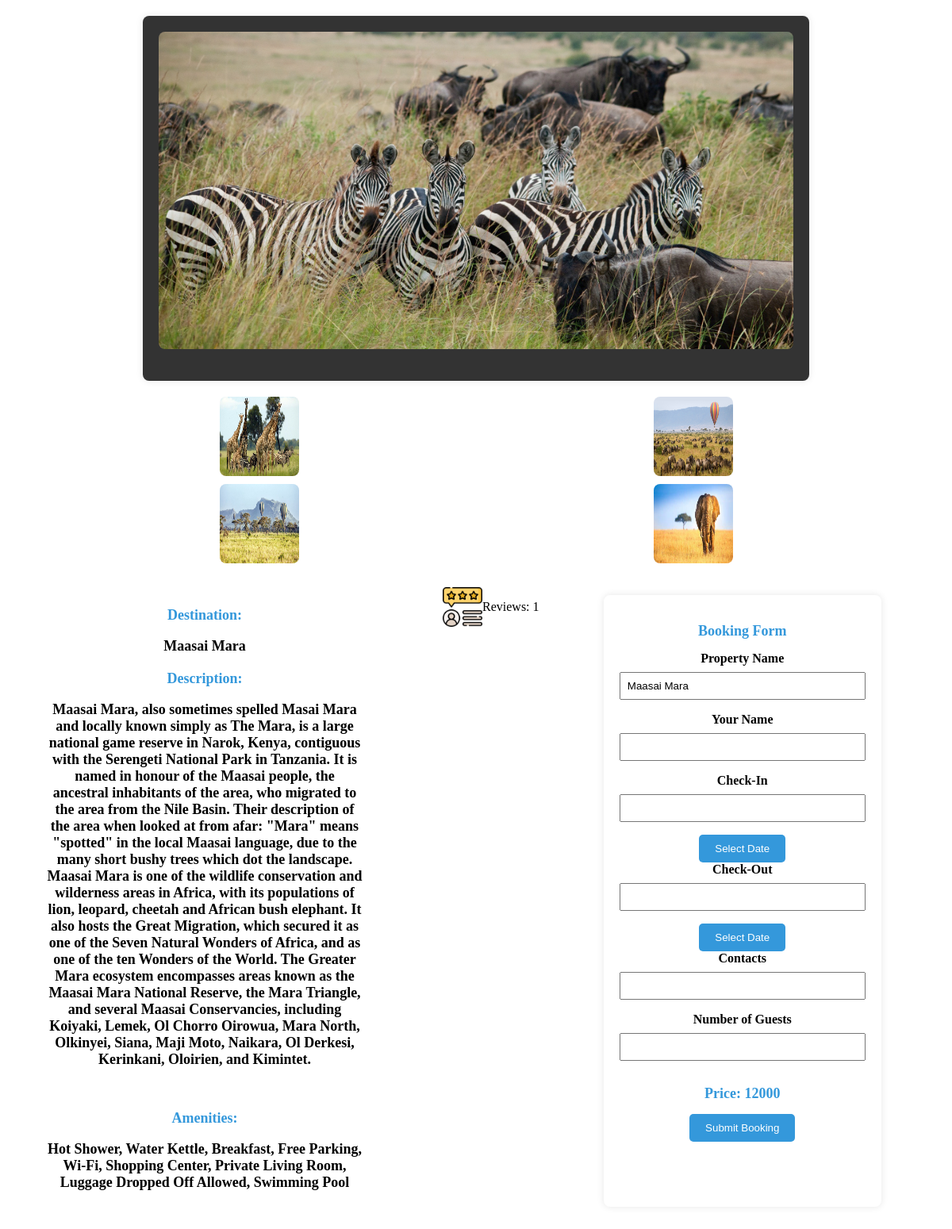
/booking_destination/ (signed in), run on the app's committed database.
### tables this page shows
CREATE TABLE destinations (
            id INTEGER PRIMARY KEY,
            destination_name TEXT NOT NULL,
            destination_image BLOB NOT NULL,
            description TEXT NOT NULL,
            thumbnail BLOB NOT NULL,
            img1 BLOB NOT NULL,
            img2 BLOB NOT NULL,
            img3 BLOB NOT NULL,
            img4 BLOB NOT NULL,
            Price INTEGER NOT NULL,
            Amenities TEXT NOT NULL,
            admin_id INTEGER NOT NULL,
            Type TEXT NOT NULL,
            FOREIGN KEY (admin_id) REFERENCES admins (id)
        );

### app.py (the view)
@app.route('/booking_destination/', defaults={'destination_id': None})
@app.route('/booking_destination/<int:destination_id>')
def destination_booking(destination_id):
    if 'user_id' not in session:
        return redirect(url_for('login', next=request.url))
    try:
        with sqlite3.connect('users.db') as connection:
            cursor = connection.cursor()
            if destination_id is None:
                cursor.execute("SELECT id FROM destinations ORDER BY RANDOM() LIMIT 1")
                destination_id = cursor.fetchone()[0]
            cursor.execute("SELECT * FROM destinations WHERE id=?", (destination_id,))
            destinations_data = cursor.fetchone()
            cursor.execute("SELECT * FROM destinationreviews WHERE destination_id=?", (destination_id,))
            reviews = cursor.fetchall()
            session['destination_id'] = destination_id
        if destinations_data:
            return render_template('destination_booking.html', destinations_data=destinations_data,review=reviews)
        else:
            return render_template('error.html', error='destination not found')
    except Exception as e:
        print(f"Error fetching destination information: {e}")
        return render_template('error.html', error=str(e))

### templates/destination_booking.html (shortened to what this page needs)
<!DOCTYPE html>
<html lang="en">
<head>
   <link rel="stylesheet" href="https://cdnjs.cloudflare.com/ajax/libs/pikaday/1.8.2/css/pikaday.css" />
<link rel="stylesheet" href="https://cdn.jsdelivr.net/npm/sweetalert2@11/dist/sweetalert2.min.css">
</head>
<body>
    <div class="booking-details-container">
        <img src="/{{ destinations_data[4] }}" alt="{{ destinations_data[0] }}" class="property-image">
</div>
        <div class="additional-images-container">
            <div class="additional-image">
                <img src="/{{ destinations_data[5] }}" alt="{{ destinations_data[0] }}">
            </div>
            <div class="additional-image">
                <img src="/{{ destinations_data[6] }}" alt="{{ destinations_data[0] }}">
            </div>
            <div class="additional-image">
                <img src="/{{ destinations_data[7] }}" alt="{{ destinations_data[0] }}">
            </div>
            <div class="additional-image">
                <img src="/{{ destinations_data[8] }}" alt="{{ destinations_data[0] }}">
            </div>
        </div>
        <div class="container">
        <div class="booking-details-container1">
            <h2>Destination: <p>{{ destinations_data[1] }}</p></h2>
            <h2>Description: <p>{{ destinations_data[3] }}</p></h2><br>
            <h2>Amenities: <p>{{ destinations_data[10] }}</p></h2>
        </div>
        <div class="containerreview" onclick="window.location.href='{{ url_for('desreviews') }}';" style="cursor: pointer;">
            <img src="/static/images/reviews.png" alt="reviews">
            {% if review %}
            <p>Reviews: {{ review|length }}</p>
        {% else %}
            <p>No reviews available for this property.</p>
        {% endif %}
        </div>
        <div class="booking-details-container2">
            <h2>Booking Form</h2>
            <form action="/submit_destination_booking" method="post">
                <label for="destination_name">Property Name</label>
                <input type="text" id="destination_name" name="destination_name" value="{{ destinations_data[1] }}" readonly>
                <label for="guest_name">Your Name</label>
                <input type="text" id="guest_name" name="guest_name" required>
                <label for="check_in">Check-In</label>
                <input type="text" id="check_in" name="check_in" readonly>
                <button type="button" onclick="openCalendar('check_in')">Select Date</button>
                <label for="check_out">Check-Out</label>
                <input type="text" id="check_out" name="check_out" readonly>
                <button type="button" onclick="openCalendar('check_out')">Select Date</button>
                <label for="contacts">Contacts</label>
                <input type="text" id="contacts" name="contacts" required>
                <label for="guests">Number of Guests</label>
                <input type="number" id="guests" name="guests" required>
                <div id="price-section">
                    <h2>Price: <span id="calculated-price">{{ destinations_data[9] }}</span></h2>
                </div>
                <button type="button" onclick="showPopupForm()">Submit Booking</button>
                            </form>
        </div>
        </div>
</body>
</html>

### templates/destination_booking.html (style rules this page uses)
.booking-details-container { max-width: 800px; margin: 20px auto; background-color: #333; padding: 20px; border-radius: 8px; box-shadow: 0 0 10px rgba(0, 0, 0, 0.1); text-align: center; display: flex; align-items: center; }
.booking-details-container1 { max-width: 400px; background-color: white; padding: 20px; border-radius: 8px; box-shadow: 0 0 10px rgba(0, 0, 0, 0.0); text-align: center; align-self: start; margin-left: 0; }
.booking-details-container2 { max-width: 400px; background-color: white; padding: 20px; border-radius: 8px; box-shadow: 0 0 10px rgba(0, 0, 0, 0.0); text-align: center; margin-left: auto; }
.property-image { width: 100%; height: 400px; border-radius: 8px; margin-bottom: 20px; display: block; margin-left: auto; margin-right: auto; }
.additional-images-container { display: grid; grid-template-rows: repeat(2, 1fr); grid-template-columns: repeat(2, 1fr); gap: 10px; margin-bottom: 20px; margin-left: 50px; margin-right: 50px; }
.additional-image { width: 100%; border-radius: 8px; overflow: hidden; }
.additional-image img { width: 100px; height: 100px; border-radius: 8px; display: flex; margin: 0 auto; }
h2 { color: #3498db; font-size: large; }
p { color: black; margin-bottom: 20px; }
.container { display: flex; }
.booking-details-container1, .booking-details-container2 { max-width: 400px; background-color: white; padding: 20px; border-radius: 8px; box-shadow: 0 0 10px rgba(0, 0, 0, 0.0); text-align: center; margin: 0 50px; }
.booking-details-container1 { align-self: start; margin-left: 30px; }
.booking-details-container2 { margin-left: auto; }
.booking-details-container2 { max-width: 400px; margin: 20px auto; background-color: #fff; padding: 20px; border-radius: 8px; box-shadow: 0 0 10px rgba(0, 0, 0, 0.1); }
label { display: block; margin-bottom: 8px; font-weight: bold; }
input { width: 100%; padding: 8px; margin-bottom: 16px; box-sizing: border-box; }
button { background-color: #3498db; color: #fff; padding: 10px 20px; border: none; border-radius: 5px; cursor: pointer; }
.containerreview { display: flex; align-self: start; margin-left: 30px; margin-top: 10px; }
.containerreview img { height: 50px; }

### data on the page
destinations: thumbnail (picture), img1 (picture), img2 (picture), img3 (picture), img4 (picture), destination_name "Maasai Mara", description "Maasai Mara, also sometimes spelled Masai Mara and locally known simply as The Mara, is a large national game reserve in Narok, Kenya, contiguous with the Serengeti National Park in Tanzania. It is named in honour of the Maasai people, the ancestral inhabitants of the area, who migrated to the area from the Nile Basin. Their description of the area when looked at from afar: \"Mara\" means \"spotted\" in the local Maasai language, due to the many short bushy trees which dot the landscape. Maasai Mara is one of the wildlife conservation and wilderness areas in Africa, with its populations of lion, leopard, cheetah and African bush elephant. It also hosts the Great Migration, which secured it as…", Amenities "Hot Shower, Water Kettle, Breakfast, Free Parking, Wi-Fi, Shopping Center, Private Living Room, Luggage Dropped Off Allowed, Swimming Pool", Price "12000"

### other printed values
{{ review|length }} "1"
